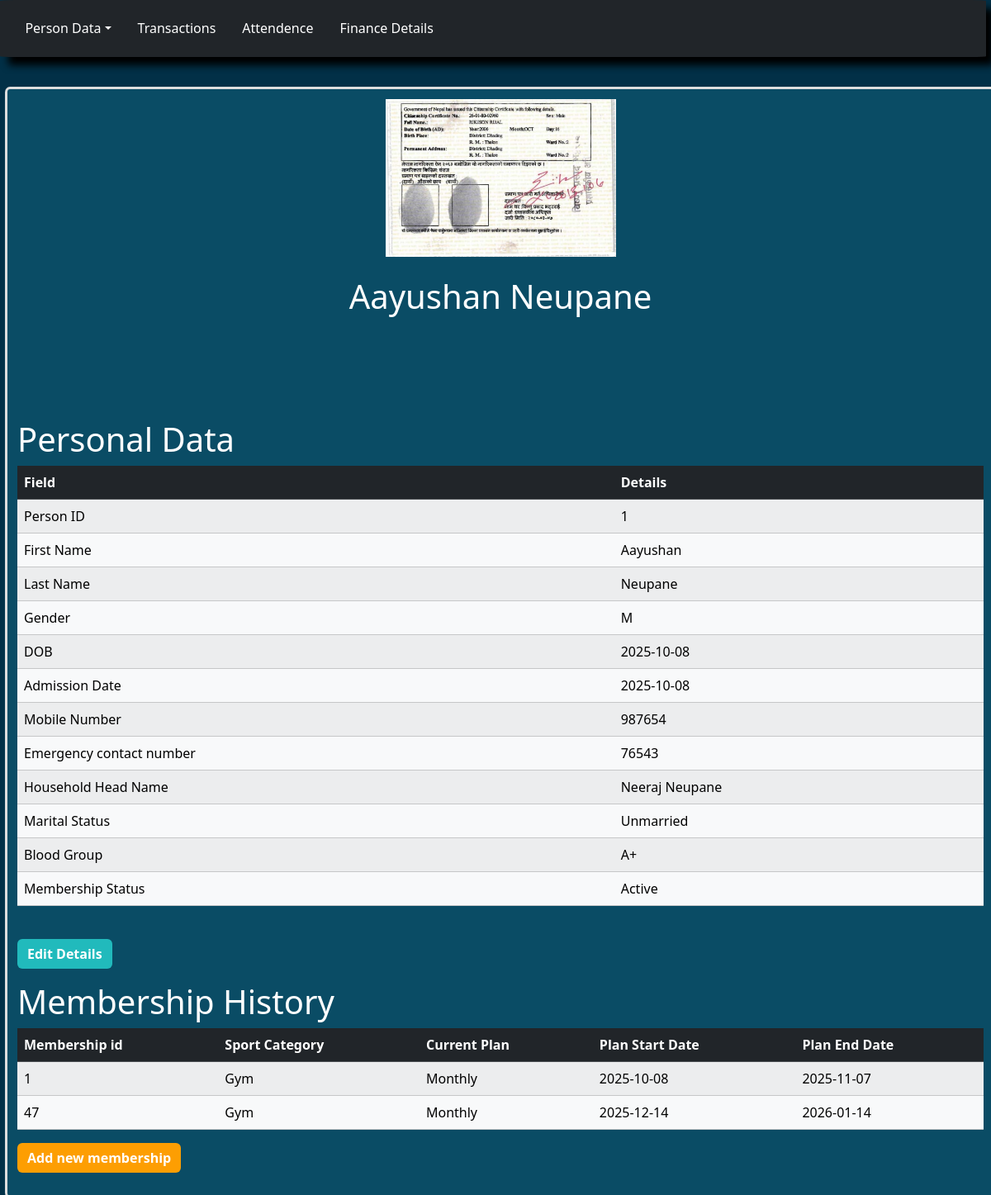
Page /fetch_data?member_id=1 on the committed database.
### tables this page shows
CREATE TABLE persons(
    person_id INTEGER, /*primary key for  member*/
    first_name TEXT,
    last_name TEXT,
    photo TEXT, /* passport size photo name, which will be stored in /static/uploads */
    gender VARCHAR(1),/* M or F or O (Male, Female, Other) */
    dob DATE,
    temporary_address TEXT,
    permanent_address TEXT,
    mobile_number TEXT,
    occupation TEXT,
    emergency_number TEXT,
    married INTEGER, /* 0 for unmarried 1 for married*/
    blood_group TEXT,
    PRIMARY KEY (person_id) /* Automatically increments the id for new record in the table */
);

CREATE TABLE members(
    member_id INTEGER,
    admission_date DATE,
    household_head_first_name TEXT,
    household_head_last_name TEXT,
    FOREIGN KEY (member_id) REFERENCES persons(person_id)
    PRIMARY KEY(member_id)
);

CREATE TABLE memberships(
    membership_id INTEGER,
    sport_category TEXT,
    current_plan TEXT,
    plan_start_date DATE,
    plan_end_date DATE,
    member_id INTEGER,
    FOREIGN KEY (member_id) REFERENCES members(member_id)
    PRIMARY KEY(membership_id)
);

### app.py (the view)
@app.route("/fetch_data")
def fetch_data():
    id_in_url = request.args.get('member_id')
    details = db.execute("SELECT * FROM persons JOIN members ON persons.person_id = members.member_id WHERE persons.person_id = ?", id_in_url)[0]
    ongoing_plans = db.execute("SELECT * FROM memberships WHERE member_id = ?", id_in_url)
    plan_ongoing = False
    if(len(ongoing_plans) != 0):
        plan_ongoing = True
    return render_template("fetch_data.html", current_page="member_data", details=details, plan_ongoing=plan_ongoing, ongoing_plans=ongoing_plans)

### templates/fetch_data.html (shortened to what this page needs)
{% extends "template.html" %}
{% block body %}
    <div class="container center">
        <br>
        <img src='static/uploads/{{details["photo"]}}' class="profile_photo"/>
    </div>
    <div class="center separate">
        <h1>{{details["first_name"]}} {{details["last_name"]}}</h1>
    </div>
    <h1>Personal Data</h1>
    <table class="table table-striped">
            <thead class="table-dark">
                <tr>
                        <th>Field</th>
                        <th>Details</th>
                </tr>
            </thead>
            <tbody class="table-light">
                    <tr>
                        <td>Person ID</td>
                        <td data-id="{{details['person_id']}}" id="fetched_person_id">{{details["person_id"]}}</td>
                    </tr>
                    <tr>
                        <td>First Name</td>
                        <td>{{details["first_name"]}}</td>
                    </tr>
                    <tr>
                        <td>Last Name</td>
                        <td>{{details["last_name"]}}</td>
                    </tr>
                    <tr>
                        <td>Gender</td>
                        <td>{{details["gender"]}}</td>
                    </tr>
                    <tr>
                        <td>DOB</td>
                        <td>{{details["dob"]}}</td>
                    </tr>
                    <tr>
                        <td>Admission Date</td>
                        <td>{{details["admission_date"]}}</td>
                    </tr>
                     <tr>
                        <td>Mobile Number</td>
                        <td>{{details["mobile_number"]}}</td>
                    </tr>
                     <tr>
                        <td>Emergency contact number</td>
                        <td>{{details["emergency_number"]}}</td>
                    </tr>
                    <tr>
                        <td>Household Head Name</td>
                        <td>{{details["household_head_first_name"]}} {{details["household_head_last_name"]}}</td>
                    </tr>
                     <tr>
                        <td>Marital Status</td>
                        <td>
                            {% if details["married"] %}
                                Married
                            {% else %}
                                Unmarried
                            {% endif %}
                    </tr>
                     <tr>
                        <td>Blood Group</td>
                        <td>{{details["blood_group"]}}</td>
                    </tr>
                    <tr>
                        <td>Membership Status</td>
                        <td>{% if plan_ongoing %} Active {% else %} Inactive {% endif %}</td>
                    </tr>
            </tbody>
    </table>
<br>
    <div id="lbl"><button class="btn btn-primary mb-3 d-flex align-items-center gap-3"> <a href="/edit_data?member_id={{details["person_id"]}}" style="color: inherit; text-decoration: none;">Edit Details</a></button></div>
    {% if plan_ongoing %}
        <h1>Membership History</h1>
        <div>
            <table class="table table-striped">
                <thead class="table-dark">
                    <th>Membership id</th>
                    <th>Sport Category</th>
                    <th>Current Plan</th>
                    <th>Plan Start Date</th>
                    <th>Plan End Date</th>
                </thead>
                <tbody class="table-light" id="membership_list_table">
                    {% for plan in ongoing_plans %}
                    <tr>
                        <td>{{plan.membership_id}}</td>
                        <td>{{plan.sport_category}}</td>
                        <td>{{plan.current_plan}}</td>
                        <td>{{plan.plan_start_date}}</td>
                        <td>{{plan.plan_end_date}}</td>
                    </tr>
                    {% endfor %}
                </tbody>
            </table>
        </div>
    {% endif %}
    <button id="membership_renewer" class="black-button btn btn-primary mb-3 d-flex align-items-center gap-3">Add new membership</button>
{% endblock %}

### static/main.css (style rules this page uses)
body { padding: 0; margin: 0; background-color: #023047; }
.profile_photo { height: 25%; width: 25%; }
.center { display: flex; align-items: center; justify-content: center; }
.separate { margin-top: 2%; margin-bottom: 10%; }
.black-button { background-color: #fd9e02 !important; border: #333; }
.btn-primary { background-color: #21babc; font-weight: bolder; border: #21babc; }

### rows in the picture
persons: photo (picture), first_name "Aayushan", last_name "Neupane", person_id "1", gender "M", dob "2025-10-08", mobile_number "987654", emergency_number "76543", blood_group "A+"
members: admission_date "2025-10-08", household_head_first_name "Neeraj", household_head_last_name "Neupane"
memberships: membership_id "1", sport_category "Gym", current_plan "Monthly", plan_start_date "2025-10-08", plan_end_date "2025-11-07"
memberships: membership_id "47", sport_category "Gym", current_plan "Monthly", plan_start_date "2025-12-14", plan_end_date "2026-01-14"
